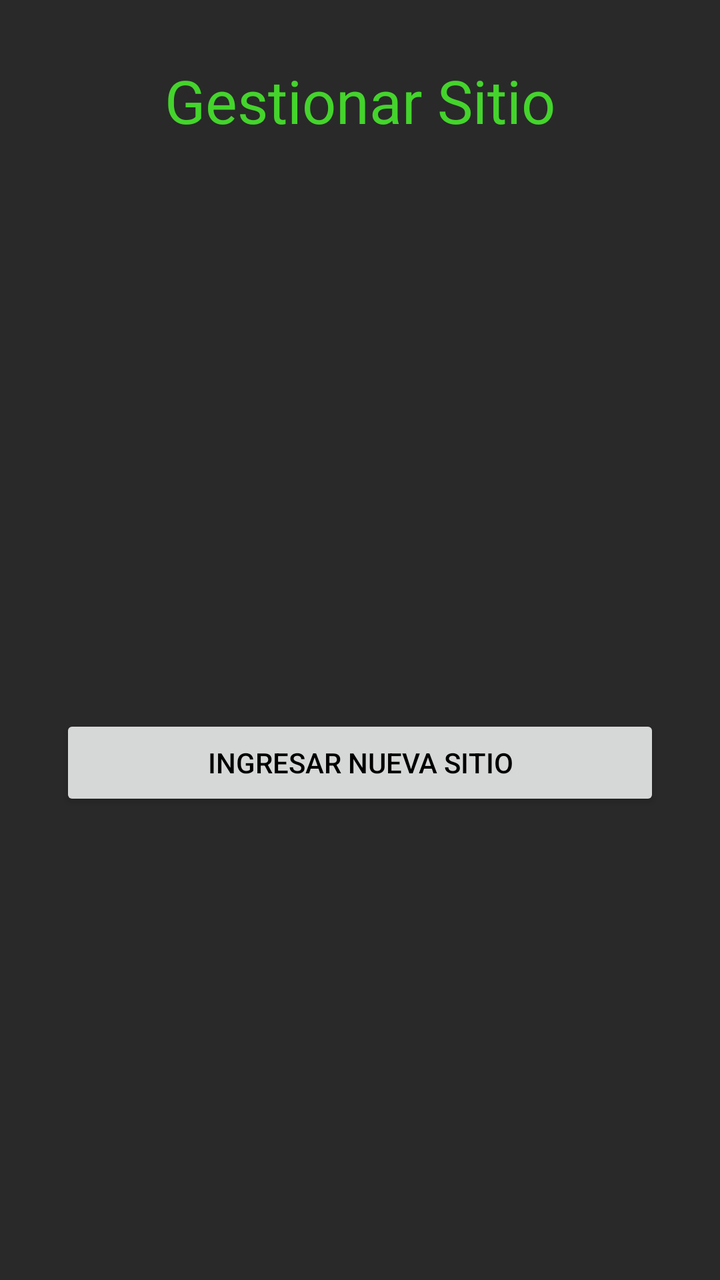
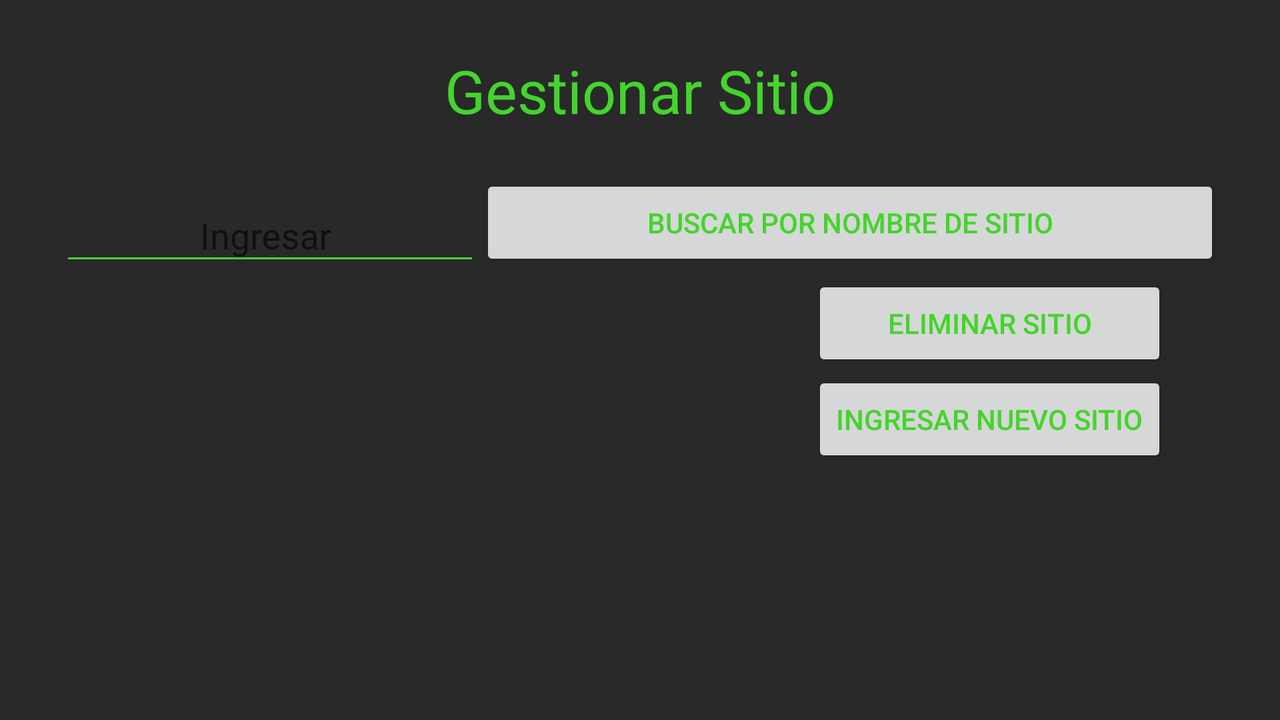

Two renders of one Android screen. The first uses the default layout on a phone; the second uses the alternative layout the repository ships for a different screen configuration, on a matching device. The two XML files are below.
<!-- AndroidManifest.xml: application theme AppTheme -->
<!-- res/layout/activity_gestionar_sitio.xml -->
<?xml version="1.0" encoding="utf-8"?>
<RelativeLayout xmlns:android="http://schemas.android.com/apk/res/android"
    xmlns:app="http://schemas.android.com/apk/res-auto"
    xmlns:tools="http://schemas.android.com/tools"
    android:layout_width="match_parent"
    android:layout_height="match_parent"
    tools:context="com.kendito.ote.Organizador.Sitio.gestionarSitioActivity"
    android:paddingLeft="30dp"
    android:paddingRight="30dp"
    android:paddingTop="30dp"
    android:paddingBottom="30dp">


    <LinearLayout
        android:layout_width="match_parent"
        android:layout_height="match_parent"
        android:orientation="vertical"
        android:gravity="center_horizontal">

        <TextView
            android:layout_width="match_parent"
            android:layout_height="wrap_content"
            android:gravity="center_horizontal"
            android:paddingBottom="50dp"
            android:text="Gestionar Sitio"
            android:textSize="30dp"/>


        <androidx.recyclerview.widget.RecyclerView
            android:id="@+id/recyclerViewGestionarSitio"
            android:layout_width="match_parent"
            android:layout_height="197dp"
            android:layout_gravity="center">
        </androidx.recyclerview.widget.RecyclerView>




        <TableLayout
            android:layout_width="match_parent"
            android:layout_height="wrap_content"
            android:paddingTop="40dp">

            <TableRow>
                <Button
                    android:id="@+id/btnSitioAgregar"
                    android:layout_width="match_parent"
                    android:layout_height="wrap_content"
                    android:layout_weight="1"
                    android:text="Ingresar nueva Sitio"
                    android:textColor="@color/negro"/>
            </TableRow>


        </TableLayout>

    </LinearLayout>



</RelativeLayout>
<!-- resources referenced by this layout -->
<resources>
  <color name="negro">#000000</color>
  <!-- from res/values-v21/ -->
  <style name="AppTheme" parent="Theme.AppCompat.DayNight">
          
          <item name="colorPrimary">@color/colorAccent</item>
          <item name="colorAccent">@color/colorAccent</item>
          <item name="android:colorBackground">@color/background_material_light</item>
          <item name="android:colorForeground">@color/foreground_material_light</item>
          <item name="android:textColorPrimary">@android:color/black</item>
          <item name="android:textColorPrimaryInverse">@color/colorAccent</item>
          <item name="android:windowBackground">?android:attr/colorBackground</item>
          <item name="android:textColorSecondary">@color/colorAccent</item>
          <item name="android:textColor">@color/colorAccent</item>
          <item name="android:statusBarColor">@color/negro</item>
      </style>
  <color name="colorAccent">#44d42c</color>
  <color name="background_material_light">#292929</color>
  <color name="foreground_material_light">#e5dddd</color>
</resources>
<!-- res/layout-land/activity_gestionar_sitio.xml (the repository's variant of the layout above) -->
<!-- drawn on the phone turned sideways -->
<?xml version="1.0" encoding="utf-8"?>
<RelativeLayout xmlns:android="http://schemas.android.com/apk/res/android"
    android:orientation="vertical" android:layout_width="match_parent"
    android:layout_height="match_parent"
    android:paddingLeft="30dp"
    android:paddingRight="30dp"
    android:paddingTop="25dp"
    android:paddingBottom="10dp">


    <LinearLayout
        android:layout_width="match_parent"
        android:layout_height="match_parent"
        android:orientation="vertical"
        android:gravity="center_horizontal">

        <TextView
            android:layout_width="match_parent"
            android:layout_height="wrap_content"
            android:gravity="center_horizontal"
            android:text="Gestionar Sitio"
            android:textSize="30dp"/>


        <TableLayout
            android:layout_width="match_parent"
            android:layout_height="wrap_content"
            android:paddingTop="20dp">

            <TableRow
                android:gravity="center_vertical">

                <com.google.android.material.textfield.TextInputLayout
                    android:layout_width="wrap_content"
                    android:layout_height="wrap_content">

                    <EditText
                        android:id="@+id/txtBuscarSitio"
                        android:layout_width="match_parent"
                        android:layout_weight="1"
                        android:layout_height="match_parent"
                        android:ems="10"
                        android:gravity="center"
                        android:hint="Ingresar "
                        android:inputType="textPersonName"
                        />

                </com.google.android.material.textfield.TextInputLayout>

                <Button
                    android:id="@+id/btnBuscarSitio"
                    android:layout_height="wrap_content"
                    android:layout_width="wrap_content"
                    android:layout_weight="1"
                    android:text="Buscar por nombre de sitio"/>
            </TableRow>

        </TableLayout>



        <TableLayout

            android:layout_width="match_parent"
            android:layout_height="wrap_content">

            <TableRow
                android:layout_width="match_parent"
                android:layout_height="match_parent"
                android:gravity="center">

                <ScrollView
                    android:layout_width="350dp"
                    android:layout_height="wrap_content"
                    android:paddingBottom="20dp"
                    android:paddingTop="30dp">
                    <androidx.recyclerview.widget.RecyclerView
                        android:id="@+id/recyclerViewGestionarSitio"
                        android:layout_width="match_parent"
                        android:layout_height="wrap_content">
                    </androidx.recyclerview.widget.RecyclerView>
                </ScrollView>


                <TableLayout>

                    <TableRow>

                        <Button
                            android:id="@+id/btnSitioEliminar"
                            android:layout_width="match_parent"
                            android:layout_height="wrap_content"
                            android:layout_weight="1"
                            android:text="Eliminar sitio" />
                    </TableRow>

                    <TableRow>

                        <Button
                            android:id="@+id/btnSitioAgregar"
                            android:layout_width="match_parent"
                            android:layout_height="wrap_content"
                            android:text="Ingresar nuevo sitio" />
                    </TableRow>
                </TableLayout>

            </TableRow>


            <TableRow>


            </TableRow>


        </TableLayout>

    </LinearLayout>


</RelativeLayout>
<!-- resources referenced by the variant -->
<!-- as the phone turned sideways resolves them -->
<resources>
  <!-- from res/values-v21/ -->
  <style name="AppTheme" parent="Theme.AppCompat.DayNight">
          
          <item name="colorPrimary">@color/colorAccent</item>
          <item name="colorAccent">@color/colorAccent</item>
          <item name="android:colorBackground">@color/background_material_light</item>
          <item name="android:colorForeground">@color/foreground_material_light</item>
          <item name="android:textColorPrimary">@android:color/black</item>
          <item name="android:textColorPrimaryInverse">@color/colorAccent</item>
          <item name="android:windowBackground">?android:attr/colorBackground</item>
          <item name="android:textColorSecondary">@color/colorAccent</item>
          <item name="android:textColor">@color/colorAccent</item>
          <item name="android:statusBarColor">@color/negro</item>
      </style>
  <color name="colorAccent">#44d42c</color>
  <color name="background_material_light">#292929</color>
  <color name="foreground_material_light">#e5dddd</color>
  <color name="negro">#000000</color>
</resources>
